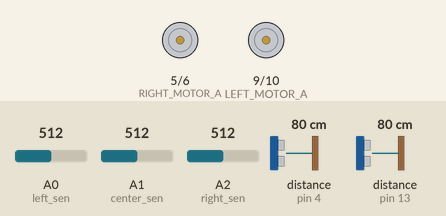
A sketch run on a simulated Arduino Uno, built with avr-gcc and run on an emulated ATmega328P. Shown: motor-driver pin pairs drawn as motors (green arrow = first pin HIGH = forward, orange = second pin HIGH = backward, longer = more drive). The inputs (shaded band) are chosen by the test bench; at power-on: distance to the obstacle (sensors on pin 4, pin 13) 80 cm, A0 (left_sen) = 512, A1 (center_sen) = 512, A2 (right_sen) = 512. The echo pulse lasts 58.3 µs per cm.

Above: at 1.3 s.
1.4 s: distance to the obstacle (sensor on pin 4) set to 27 cm
4.6 s: distance to the obstacle (sensor on pin 4) set to 21 cm
At 4.6 s:
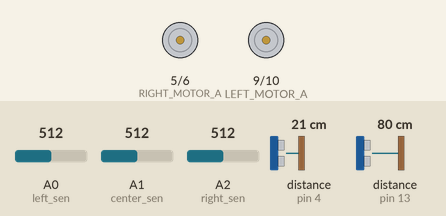
7.8 s: distance to the obstacle (sensor on pin 13) set to 28 cm
11.0 s: distance to the obstacle (sensor on pin 13) set to 24 cm
Timing chart, 0 to 15.2 s (numbered marks = the images above; inputs shaded):
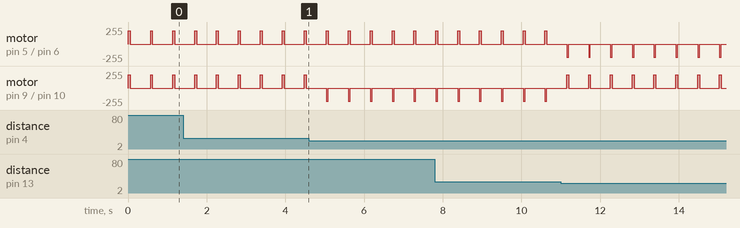

The sketch:

mazerobot.ino
```cpp
//define and intialize sensors and constants

#define LEFT_MOTOR_A 9
#define LEFT_MOTOR_B 10
#define RIGHT_MOTOR_A 5
#define RIGHT_MOTOR_B 6
#define LEFT_MOTOR_POWER 200
#define RIGHT_MOTOR_POWER 200
#include <NewPing.h>

int left_sen = A0;
int center_sen = A1;
int right_sen = A2;

int val_left_sen = 0;
int val_center_sen = 0;
int val_right_sen = 0;

#define TRIGGER_FRONT 3
#define ECHO_FRONT 4

#define TRIGGER_LEFT 12
#define ECHO_LEFT 13

#define MAX_DISTANCE 200

NewPing frontSonar(TRIGGER_FRONT, ECHO_FRONT, MAX_DISTANCE);
NewPing leftSonar(TRIGGER_LEFT, ECHO_LEFT, MAX_DISTANCE);

#define LEFT_THRESHOLD 25
#define FRONT_THRESHOLD 25

#define centerThreshold 325
#define leftThreshold 290
#define rightThreshold 450

//setup input and output pins
void setup() {
  Serial.begin(9600);
  pinMode(left_sen, INPUT);
  pinMode(center_sen, INPUT);
  pinMode(right_sen, INPUT);
  pinMode(LEFT_MOTOR_A, OUTPUT);
  pinMode(LEFT_MOTOR_B, OUTPUT);
  pinMode(RIGHT_MOTOR_A, OUTPUT);
  pinMode(RIGHT_MOTOR_B, OUTPUT);
}

//infinite loop for reading in and responding to data
void loop(){

  //read in data from left and front distance sensors
  unsigned long leftDistance = leftSonar.ping_cm();
  unsigned long frontDistance = frontSonar.ping_cm();
  val_left_sen = analogRead(left_sen);
  val_right_sen = analogRead(right_sen);
  val_center_sen = analogRead(center_sen);

  //turn away from obstacle or wall if one is detected
  //if no obstacle is detected then follow line
  //if no line to follow do nothing
  if(leftDistance < LEFT_THRESHOLD || frontDistance < FRONT_THRESHOLD){
    if(leftDistance > LEFT_THRESHOLD)
      rotateLeft();
    else if(frontDistance > FRONT_THRESHOLD)
      forward();
    else
      rotateRight();
  } else{
    if(val_left_sen < leftThreshold){
      rotateRight();
      if (val_center_sen > centerThreshold)
        forward();
    } else if (val_right_sen < rightThreshold){
      rotateLeft();
      if (val_center_sen > centerThreshold)
        forward();
    } else if(val_left_sen > leftThreshold
              && val_right_sen > rightThreshold
              && val_center_sen > centerThreshold){
      forward();
    } else if(val_left_sen > leftThreshold
              && val_right_sen > rightThreshold
              && val_center_sen < centerThreshold){
        rotateLeft();
    }
  }

  //stop moving
  halt();
}

//move robot forward
void forward() {
  //LEFT MOTOR
  analogWrite(LEFT_MOTOR_A, LEFT_MOTOR_POWER);
  analogWrite(LEFT_MOTOR_B, LOW);
  //RIGHT MOTOR
  analogWrite(RIGHT_MOTOR_A, RIGHT_MOTOR_POWER);
  analogWrite(RIGHT_MOTOR_B, LOW);
  delay(50);
}

//move robot backwards
void back() {
  //LEFT MOTOR
  analogWrite(LEFT_MOTOR_A, LOW);
  analogWrite(LEFT_MOTOR_B, LEFT_MOTOR_POWER);
  //RIGHT MOTOR
  analogWrite(RIGHT_MOTOR_A, LOW);
  analogWrite(RIGHT_MOTOR_B, RIGHT_MOTOR_POWER);
  delay(50);
}

//stop robot
void halt() {
  //LEFT MOTOR
  analogWrite(LEFT_MOTOR_A, LOW);
  analogWrite(LEFT_MOTOR_B, LOW);
  //RIGHT MOTOR
  analogWrite(RIGHT_MOTOR_A, LOW);
  analogWrite(RIGHT_MOTOR_B, LOW);
  delay(500);
}

//turn robot right with left wheel as axis
void turnRight() {
  //LEFT MOTOR
  analogWrite(LEFT_MOTOR_A, LEFT_MOTOR_POWER);
  analogWrite(LEFT_MOTOR_B, LOW);
  //RIGHT MOTOR
  analogWrite(RIGHT_MOTOR_A, LOW);
  analogWrite(RIGHT_MOTOR_B, LOW);
  delay(50);
}

//turn robot left with right wheel as axis
void turnLeft() {
  //LEFT MOTOR
  analogWrite(LEFT_MOTOR_A, LOW);
  analogWrite(LEFT_MOTOR_B, LOW);
  //RIGHT MOTOR
  analogWrite(RIGHT_MOTOR_A, RIGHT_MOTOR_POWER);
  analogWrite(RIGHT_MOTOR_B, LOW);
  delay(50);
}

//turn robot right with center as axis
void rotateRight() {
  //LEFT MOTOR
  analogWrite(LEFT_MOTOR_A, LEFT_MOTOR_POWER);
  analogWrite(LEFT_MOTOR_B, LOW);
  //RIGHT MOTOR
  analogWrite(RIGHT_MOTOR_A, LOW);
  analogWrite(RIGHT_MOTOR_B, RIGHT_MOTOR_POWER);
  delay(50);
}

//turn robot left with center as axis
void rotateLeft() {
  //LEFT MOTOR
  analogWrite(LEFT_MOTOR_A, LOW);
  analogWrite(LEFT_MOTOR_B, LEFT_MOTOR_POWER);
  //RIGHT MOTOR
  analogWrite(RIGHT_MOTOR_A, RIGHT_MOTOR_POWER);
  analogWrite(RIGHT_MOTOR_B, LOW);
  delay(50);
}
```

Measured:
- the behaviour switches between 25 and 24 cm on distance to the obstacle (sensor on pin 4) (found by bisection; images 0 and 1)
- by itself, motor on pin 5 (RIGHT_MOTOR_A) / pin 6 (RIGHT_MOTOR_B): alternates backward 200/255 for 0.05 s and stopped for 0.50 s
- by itself, motor on pin 9 (LEFT_MOTOR_A) / pin 10 (LEFT_MOTOR_B): alternates forward 200/255 for 0.05 s and stopped for 0.50 s
